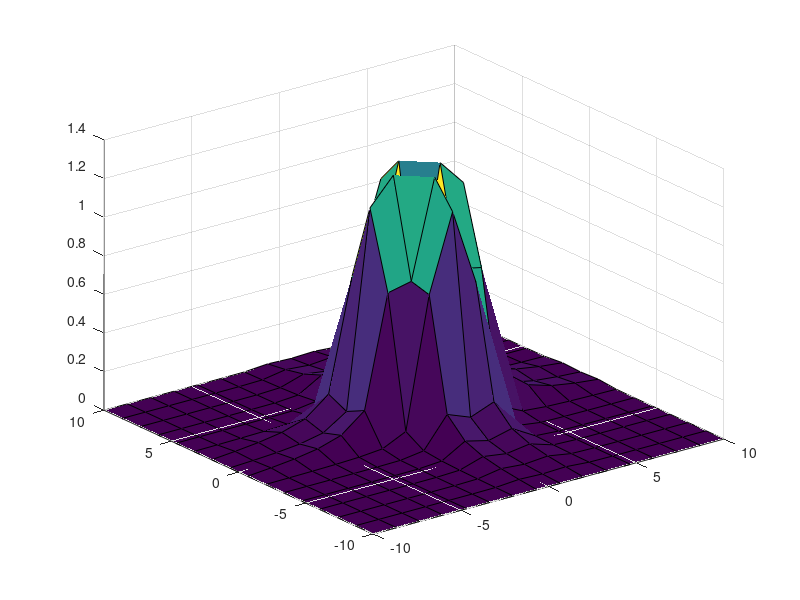

Reproduce this figure in MATLAB.
n=16;
x = linspace(-10,10,n);
[X,P]=meshgrid(x,x);
res=cos(sqrt(X.^2 + P.^2)/2);
	
Y=fft2(res)/(4*pi^2);

%clf

imagesc(abs(fftshift(Y)))
surf(X,P,abs(fftshift(Y)))

% vacuum W
%gaus = exp(-X.^2 - P.^2)./pi;
%imagesc(gaus)
%surf(X,P,gaus)
